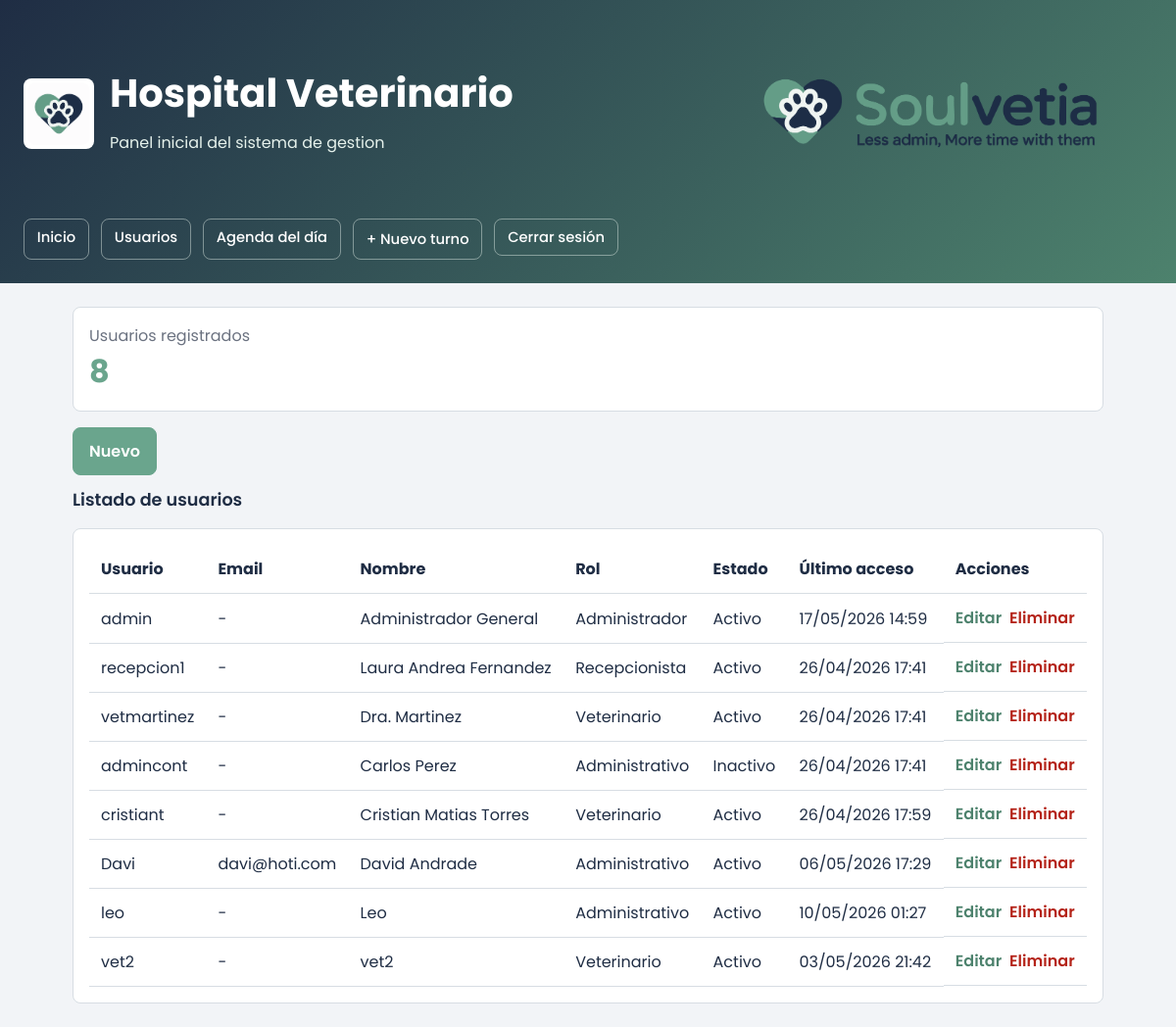
The page /usuarios/ (signed in) on the database as committed earlier.
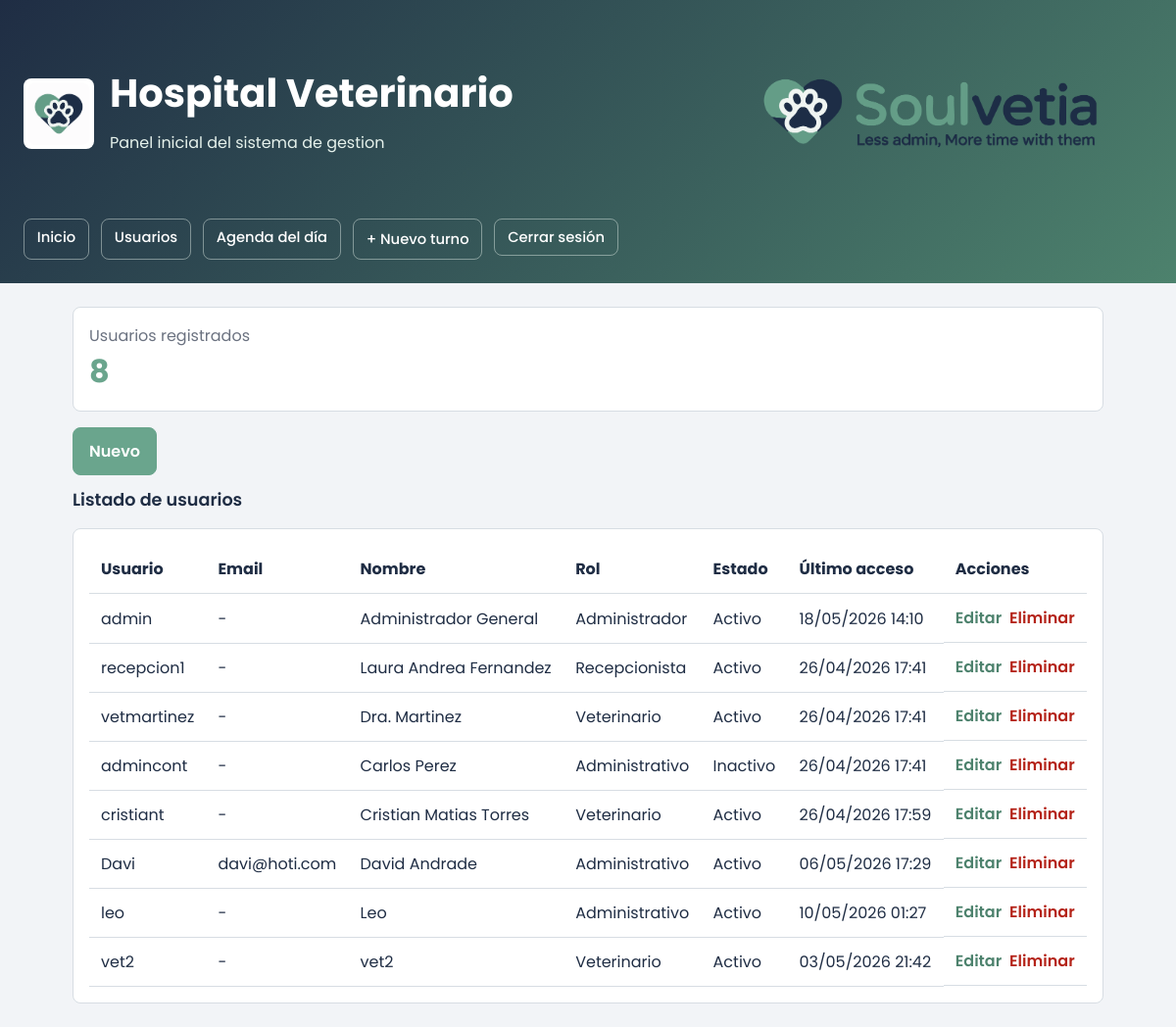
The same page on the database as committed later.
### tables this page shows
CREATE TABLE users (
                    id INTEGER PRIMARY KEY AUTOINCREMENT,
                    username TEXT NOT NULL UNIQUE,
                    full_name TEXT NOT NULL,
                    role TEXT NOT NULL,
                    status TEXT NOT NULL DEFAULT 'Activo',
                    last_access TEXT NOT NULL
                , password_hash TEXT NOT NULL DEFAULT '', email TEXT NOT NULL DEFAULT '');

### app/controllers/users_controller.py (the view)
@users_bp.route("/")
def index():
    users = service.get_users()
    return render_template("users.html", users=users, total_users=len(users))

### app/services/hospital_service.py (called while the page is built)
    def get_users(self) -> list[User]:
        return self.user_repository.list_all()

### app/services/user_repository.py (called while the page is built)
    def _connect(self) -> sqlite3.Connection:
        conn = sqlite3.connect(self.db_path)
        conn.row_factory = sqlite3.Row
        return conn

    def list_all(self) -> list[User]:
        with self._connect() as conn:
            rows = conn.execute("SELECT * FROM users ORDER BY id").fetchall()
        return [self._row_to_user(row) for row in rows]

    def _row_to_user(self, row: sqlite3.Row | dict) -> User:
        return User(
            id=row["id"],
            username=row["username"],
            full_name=row["full_name"],
            role=row["role"],
            status=row["status"],
            last_access=datetime.fromisoformat(row["last_access"]),
            email=row["email"] if "email" in row.keys() else "",
        )

### app/templates/users.html
{% extends "base.html" %}
{% block content %}
<div class="grid">
  <div class="card">
    <div class="muted">Usuarios registrados</div>
    <div class="metric">{{ total_users }}</div>
  </div>
</div>
<div style="display:flex; justify-content:flex-start; margin-bottom:0.75rem; margin-top: 1rem;">
  <a href="{{ url_for('users.new') }}" class="button">Nuevo</a>
</div>
<div class="section-title" style="margin-top:0;">Listado de usuarios</div>
<div class="card">
  <table style="width:100%; border-collapse: collapse;">
    <thead>
      <tr>
        <th style="text-align:left; padding:0.75rem; border-bottom:1px solid var(--border);">Usuario</th>
        <th style="text-align:left; padding:0.75rem; border-bottom:1px solid var(--border);">Email</th>
        <th style="text-align:left; padding:0.75rem; border-bottom:1px solid var(--border);">Nombre</th>
        <th style="text-align:left; padding:0.75rem; border-bottom:1px solid var(--border);">Rol</th>
        <th style="text-align:left; padding:0.75rem; border-bottom:1px solid var(--border);">Estado</th>
        <th style="text-align:left; padding:0.75rem; border-bottom:1px solid var(--border);">Último acceso</th>
        <th style="text-align:left; padding:0.75rem; border-bottom:1px solid var(--border);">Acciones</th>
      </tr>
    </thead>
    <tbody>
      {% for user in users %}
      <tr>
        <td style="padding:0.75rem; border-bottom:1px solid var(--border);">{{ user.username }}</td>
        <td style="padding:0.75rem; border-bottom:1px solid var(--border);">{{ user.email or '-' }}</td>
        <td style="padding:0.75rem; border-bottom:1px solid var(--border);">{{ user.full_name }}</td>
        <td style="padding:0.75rem; border-bottom:1px solid var(--border);">{{ user.role }}</td>
        <td style="padding:0.75rem; border-bottom:1px solid var(--border);">{{ user.status }}</td>
        <td style="padding:0.75rem; border-bottom:1px solid var(--border);">{{ user.last_access.strftime("%d/%m/%Y %H:%M") }}</td>
        <td style="padding:0.75rem; border-bottom:1px solid var(--border); display:flex; gap:0.5rem; flex-wrap:wrap;">
          <a href="{{ url_for('users.edit', user_id=user.id) }}" class="link">Editar</a>
          <form method="post" action="{{ url_for('users.delete', user_id=user.id) }}" onsubmit="return confirm('¿Eliminar este usuario?');" style="margin:0;">
            <button type="submit" class="danger-link">Eliminar</button>
          </form>
        </td>
      </tr>
      {% endfor %}
    </tbody>
  </table>
</div>
{% endblock %}

Rows that differ between the two databases and show on the page:
changed users "admin": last_access "17/05/2026 14:59" → "18/05/2026 14:10"
